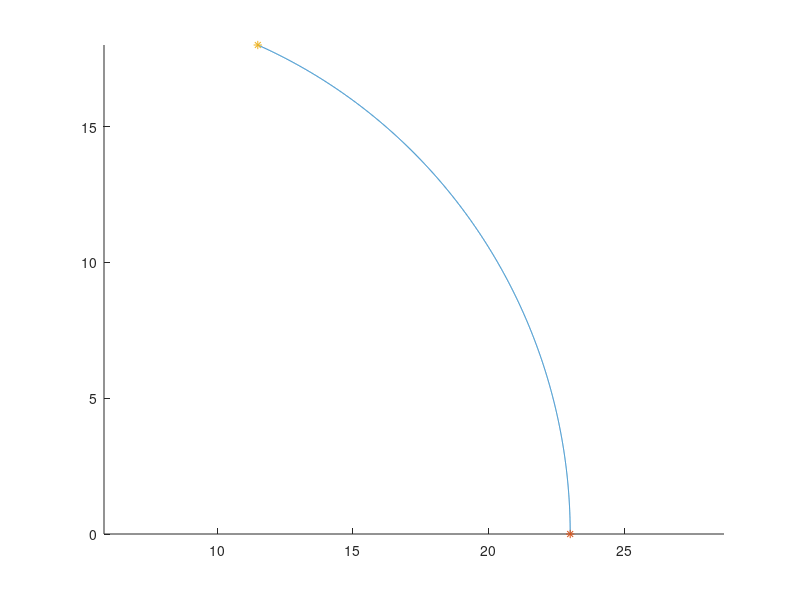

The MATLAB script that drew this image:
% hattar hatten. :>

R = 23
L = 23

xp = @(r, v1, v2) (R-r)*cos(v1)+r*cos(v1+v2);
yp = @(r, v1, v2) (R-r)*sin(v1)+r*sin(v1+v2);

x = [8; pi/4; pi/4]; % r, v1, v2
maxdiff = 1;

xend = 11.5
yend = 18
f1 = @(r, v1, v2) R*v1+r*v2-L;
f2 = @(r, v1, v2) (R-r)*cos(v1)+r*cos(v1+v2)-xend;
f3 = @(r, v1, v2) (R-r)*sin(v1)+r*sin(v1+v2)-yend;

iter = 0;

while maxdiff > 1e-10 && iter < 10
	iter
	F = [
		f1(x(1), x(2), x(3))
		f2(x(1), x(2), x(3))
		f3(x(1), x(2), x(3))];

	J = [ % Jacubian maddafakka
		x(3), R, x(1)
		cos(x(2)+x(3))-cos(x(2)), -sin(x(2))*R-x(1)*sin(x(3)+x(2))+x(1)*sin(x(2)), -x(1)*sin(x(2)+x(3))
		sin(x(2)+x(3))-sin(x(2)), cos(x(2))*R+x(1)*cos(x(3)+x(2))-x(1)*cos(x(2)), x(1)*cos(x(2)+x(3))]; 
		%cos(x(2)+x(3))-cos(x(2)), (x(1)-R)*sin(x(2))-x(1)*sin(x(2)+x(3)), -x(1)*sin(x(2)+x(3))
		%sin(x(2)+x(3))-sin(x(2)), (R-x(1))*cos(x(2))-x(1)*x(3)*cos(x(2)+x(3)), x(1)*cos(x(2)+x(3))];

	dx = -J\F;

	x = x+dx

	maxdiff = max(abs(dx))

	iter = iter+1;
end

v1 = linspace(0, x(2), 4711);
v2 = linspace(0, x(3), 4711);

r = x(1);

% Plotta, inkl kända start- och slutvärden.
hold on

plot(xp(r, v1, v2), yp(r, v1, v2))

plot(23, 0, '*')
plot(11.5, 18, '*')

axis equal
